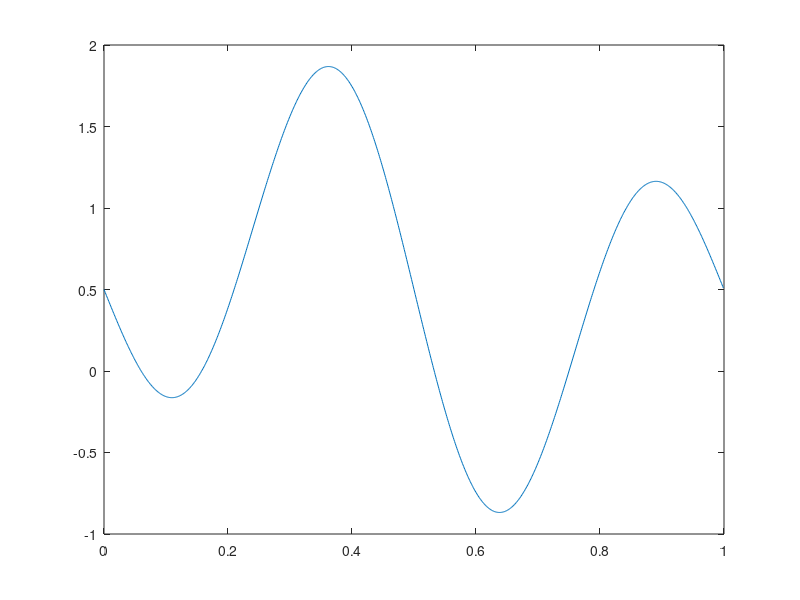

MATLAB code to generate this figure: (Note: this script raises an error after producing the figure.)
% Generate Fig. 2 for Eusipco paper
%
%  display switching function and allpass accuracy

close all; clear all;

Nfft = 2^10;
W = (0:Nfft-1)/Nfft;
%Sigma = .5 + .5*cos(2*pi*W) + sin(4*pi*W);
Sigma = .5 + .5*sin(2*pi*W) - sin(4*pi*W);
figure(1);
plot(W,Sigma);

% approximate zero crossings:
Wo = [0.0588 0.1575 0.5326 0.7500]*2*pi;

%------------------------------------------------------------------------------
%  generate and plot switching functions
%------------------------------------------------------------------------------
%  *** higher order design (Markus Lang)
NN = 2.^(1:4);
H2 = zeros(Nfft,length(NN));
Angle2 = zeros(Nfft,length(NN));
for n = 1:length(NN),
%   [b,a] = SingularValueAllpassSwitch(Wo,NN(n));
   [b,a] = SingularValueAllpassSwitchCompact(Wo,NN(n));
   h = impz(b,a,Nfft);
   h2 = circshift(h,-NN(n)+2);
   Angle2(:,n) = unwrap(angle(fft(h2,Nfft)));
   H2(:,n) = cos(unwrap(angle(fft(h2,Nfft))));
%   plot(w,cos(unwrap(angle(fft(h2,1024)))));
end;


%------------------------------------------------------------------------------
%  Figure 2a
%------------------------------------------------------------------------------
FS=12;
figure(1); clf;
Angle0 = zeros(size(W));
for i =1:4,
    Angle0 = Angle0 - (W>Wo(i)/2/pi);
end;
h = plot(W,Angle0,'-','linewidth',3); set(h(1),'color',[1 1 1]*.75);
hold on;    
plot(W,Angle2(:,1)/pi,'b-'); 
plot(W,Angle2(:,2)/pi,'r--'); 
h = plot(W,Angle2(:,3)/pi,'-.'); set(h(1),'color',[0 0.5 0]);
plot(W,Angle2(:,4)/pi,'k:');
axis([0 1 -4.2 0.2]);
text(0.01,-3.8,'(a)','interpreter','latex'); 
ylabel('phase response $\Phi(\Omega)$',...
	'interpreter','latex','fontsize',FS);
set(gca,'TickLabelInterpreter','latex',...
    'XTick',(0:1/8:1),'XTickLabel',{'$0$','$\pi/4$','$\pi/2$','$3\pi/4$',...
      '$\pi$','$5\pi/4$','$3\pi/2$','$7\pi/4$','$2\pi$'},...
    'YTick',(-4:1:0),'YTickLabel',...
     {'$-4\pi$','$-3\pi$','$-2\pi$','$-\pi$','$0$'});
     grid on;
legend({'ideal','$J=2$','$J=4$','$J=8$','$J=16$'},...
       'interpreter','latex','fontsize',FS-2,...
        'location','NorthEast');
set(gcf,'OuterPosition',[230 250 570 250]);
set(gca,'LooseInset',get(gca,'TightInset'));
print -depsc Eus26_1Fig2a.eps
 
%------------------------------------------------------------------------------
%  Figure 2b
%------------------------------------------------------------------------------
figure(2); clf;
h = plot(W,sign(Sigma),'-','linewidth',3); set(h(1),'color',[1 1 1]*.75);
hold on;
plot(W,H2(:,1),'b-'); 
plot(W,H2(:,2),'r--'); 
h = plot(W,H2(:,3),'-.'); set(h(1),'color',[0 0.5 0]);
plot(W,H2(:,4),'k:'); 

axis([0 1 -1.1 1.1]);
text(0.01,-.9,'(b)','interpreter','latex'); 
ylabel('freq. response $f(\mathrm{e}^{\mathrm{j}\Omega})$',...
	'interpreter','latex','fontsize',FS);
set(gca,'TickLabelInterpreter','latex',...
    'XTick',(0:1/8:1),'XTickLabel',{'$0$','$\pi/4$','$\pi/2$','$3\pi/4$',...
      '$\pi$','$5\pi/4$','$3\pi/2$','$7\pi/4$','$2\pi$'},...
    'YTick',(-1:.5:1),'YTickLabel',...
     {'$-1$','$-.5$','$0$','$.5$','$1$'});
     grid on;
legend({'$\mathrm{sgn}(\sigma(\mathrm{e}^{\mathrm{j}\Omega})$)'},...
       'interpreter','latex','fontsize',FS-2,...
        'location','East');
set(gcf,'OuterPosition',[230 250 570 230]);
set(gca,'LooseInset',get(gca,'TightInset'));
print -depsc Eus26_1Fig2b.eps

%------------------------------------------------------------------------------
%  Figure 2c
%------------------------------------------------------------------------------
Ssum = sum(abs(Sigma));
Int = zeros(1,size(H2,2));
for n = 1:size(H2,2),
   H2(:,n) = H2(:,n).*Sigma.';
   Int(n) = (Ssum-sum(H2(:,n)))/Ssum;
end;
figure(3); clf; 
%subplot(212);
h = plot(W,Sigma,'--','linewidth',1); set(h(1),'color',[1 1 1]*.75);
hold on;
h = plot(W,abs(Sigma),'-','linewidth',3); set(h(1),'color',[1 1 1]*.75);
plot(W,H2(:,1),'b-');
plot(W,H2(:,2),'r--');
h = plot(W,H2(:,3),'-.'); set(h(1),'color',[0 0.5 0]);
plot(W,H2(:,4),'k:');
%plot(W,H2(:,6:end),'--');
for n = 1:4, plot(Wo(n)/(2*pi)*[1 1],[-.5 1.5],'k--'); end;
text(Wo(1)/(2*pi)-.01,1.75,'$\Omega_1$','interpreter','latex');
text(Wo(2)/(2*pi)-.01,1.75,'$\Omega_2$','interpreter','latex');
text(Wo(3)/(2*pi)-.01,1.75,'$\Omega_3$','interpreter','latex');
text(Wo(4)/(2*pi)-.01,1.75,'$\Omega_4$','interpreter','latex');
axis([0 1 -1 2]); 
grid on;
text(0.01,-.8,'(c)','interpreter','latex'); 
ylabel('$f(\mathrm{e}^{\mathrm{j}\Omega}) \sigma(\mathrm{e}^{\mathrm{j}\Omega})$',...
	'interpreter','latex','fontsize',FS);
set(gca,'TickLabelInterpreter','latex',...
    'XTick',(0:1/8:1),'XTickLabel',{'$0$','$\pi/4$','$\pi/2$','$3\pi/4$',...
      '$\pi$','$5\pi/4$','$3\pi/2$','$7\pi/4$','$2\pi$'},...
    'YTick',(-1:.5:2),'YTickLabel',...
     {'$-1$','$-.5$','$0$','$.5$','$1$','$1.5$','$2$'});
     grid on;
xlabel('normalised angular frequency $\Omega$','interpreter','latex','fontsize',FS);
legend({'$\sigma(\mathrm{e}^{\mathrm{j}\Omega})$',...
        '$|\sigma(\mathrm{e}^{\mathrm{j}\Omega})|$'},...
       'interpreter','latex','fontsize',FS-2,...
        'location','SouthEast');
set(gcf,'OuterPosition',[230 250 570 280]);
set(gca,'LooseInset',get(gca,'TightInset'));
print -depsc Eus26_1Fig2c.eps

return;

%---------------------------------------------------
%  determine zero crossings
%---------------------------------------------------
W0 = [pi/2    2*pi/3;
      7/8*pi  9/8*pi;
      4*pi/3  5*pi/3;
      5*pi/3  2*pi];
Theta = zeros(4,1);
for i = 1:4,
   Wlower = W0(i,1); Wupper = W0(i,2);
   flower = .5 + .5*cos(Wlower) + sin(2*Wlower); fupper =   .5 + .5*cos(Wupper) + sin(2*Wupper);
   fmid = 1;
   while (abs(fmid)>1e-12);
      Wmid = (abs(flower)*Wlower + abs(fupper)*Wupper)/(abs(flower) + abs(fupper));
      fmid =   .5 + .5*cos(Wmid) + sin(2*Wmid);
      if sign(fmid) == sign(flower),
         flower = fmid; Wlower = Wmid;
      else
         fupper = fmid; Wupper = Wmid;
      end;
   end;         
   Theta(i) = Wmid;
end;

%----------------------------------------------------
%  calculate allpasses
%----------------------------------------------------
Nfft = 2^14;
NN = 2.^(1:8);
H2 = zeros(Nfft,length(NN));
Angle2 = zeros(Nfft,length(NN));
for n = 1:length(NN),
    disp(sprintf('allpass design for order %d',NN(n)));
   [b,a] = SingularValueAllpassSwitchCompact(Theta,NN(n));
   h = impz(b,a,Nfft);
   h2 = circshift(h,-NN(n)+2);
   Angle2(:,n) = unwrap(angle(fft(h2,Nfft)));
   H2(:,n) = cos(unwrap(angle(fft(h2,Nfft))));
%   plot(w,cos(unwrap(angle(fft(h2,1024)))));
end;

%----------------------------------------------------
%  numerical integration
%----------------------------------------------------
W = (0:(Nfft-1))'/Nfft*2*pi;
f = .5 + .5*cos(W) + sin(2*W);
F = zeros(length(NN),1);
for n = 1:length(NN),
   F(n) = sum( (abs(H2(:,n).*f)-1).^2 )/Nfft;  
end;
Flimit = sum( (abs(f)-1).^2 )/Nfft;

%---------------------------------------------------
%  Figure 10 --- accuracy of allpass
%---------------------------------------------------
figure(10); clf;
% dummy plots for legend
plot(-1,-1,'b-'); hold on;
h = plot(-1,-1,'-','linewidth',3); set(h(1),'color',[1 1 1]*.75);
% actual plots
h = plot(log2(NN),-1-2*log2(NN),'-','linewidth',3); set(h(1),'color',[1 1 1]*.75);
plot((1:8),log2(F-Flimit),'b-')
axis([1 8 -18 -2]);
grid on;
xlabel('$\log_{2} J$','interpreter','latex','fontsize',FS);
ylabel('$\log_{2} (e_{\mathrm{LS}}-\epsilon_{\mathrm{LS}})$','interpreter','latex','fontsize',FS);
legend({'$e_{\mathrm{LS}}-\epsilon_{\mathrm{LS}}$','power law $1/J^2$'},...
       'interpreter','latex','fontsize',FS-2,...
        'location','SouthWest');
        set(gcf,'OuterPosition',[230 250 570 240]);
set(gca,'LooseInset',get(gca,'TightInset'));
print -depsc TSP_PPP_Fig10.eps     

  

%-------------------------------------------------------------------------
%    cost function
%-------------------------------------------------------------------------
function costval = CostFunction2(X)
rho=X(1); phi=X(2); theta=X(3); j = sqrt(-1);     % 1st allpass
b1 = [rho*exp(j*phi) -1]*exp(j*theta);
a1 = [1 -rho*exp(-j*phi)]; 
rho=X(4); phi=X(5); theta=X(6);                   % 2nd allpass
b2 = [rho*exp(j*phi) -1]*exp(j*theta);
a2 = [1 -rho*exp(-j*phi)]; 
b = conv(b1,b2); a = conv(a1,a2);
h = impz(b,a,512);
f = zeros(1023,1);
f(512:1023) = h;
f = f + conj(flipud(f));
f2 = zeros(1024,1);
f2(1:512) = f(512:1023);
f2(514:1024) = f(1:511);
F = fft(f2,1024);

W = (0:1023)'/1024;
S = .5 + .5*cos(2*pi*W) + sin(4*pi*W);
costval = 1/sum(real(F.*S));
end
